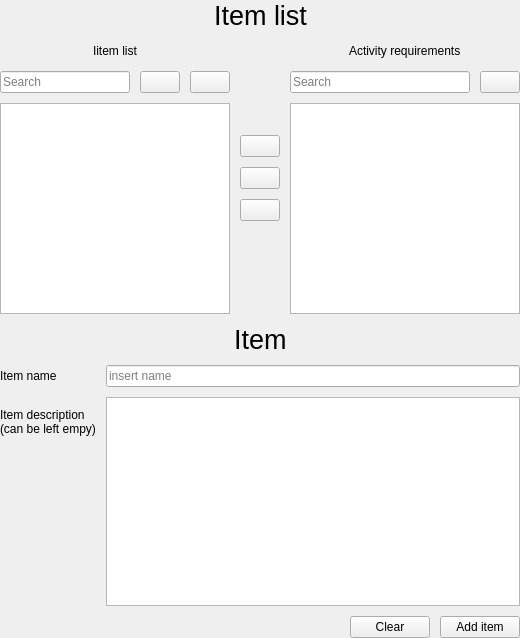
<?xml version="1.0" encoding="UTF-8"?>
<ui version="4.0">
 <class>MngItems</class>
 <widget class="QWidget" name="MngItems">
  <property name="geometry">
   <rect>
    <x>0</x>
    <y>0</y>
    <width>520</width>
    <height>638</height>
   </rect>
  </property>
  <property name="windowTitle">
   <string>Form</string>
  </property>
  <layout class="QVBoxLayout" name="verticalLayout_2">
   <property name="spacing">
    <number>0</number>
   </property>
   <property name="leftMargin">
    <number>0</number>
   </property>
   <property name="topMargin">
    <number>0</number>
   </property>
   <property name="rightMargin">
    <number>0</number>
   </property>
   <property name="bottomMargin">
    <number>0</number>
   </property>
   <item>
    <layout class="QVBoxLayout" name="verticalLayout_8">
     <property name="spacing">
      <number>10</number>
     </property>
     <item>
      <layout class="QVBoxLayout" name="verticalLayout_15">
       <item>
        <layout class="QHBoxLayout" name="horizontalLayout_21">
         <item>
          <spacer name="horizontalSpacer_18">
           <property name="orientation">
            <enum>Qt::Orientation::Horizontal</enum>
           </property>
           <property name="sizeHint" stdset="0">
            <size>
             <width>40</width>
             <height>20</height>
            </size>
           </property>
          </spacer>
         </item>
         <item>
          <widget class="QLabel" name="label_18">
           <property name="font">
            <font>
             <pointsize>20</pointsize>
            </font>
           </property>
           <property name="text">
            <string>Item list</string>
           </property>
          </widget>
         </item>
         <item>
          <spacer name="horizontalSpacer_19">
           <property name="orientation">
            <enum>Qt::Orientation::Horizontal</enum>
           </property>
           <property name="sizeHint" stdset="0">
            <size>
             <width>40</width>
             <height>20</height>
            </size>
           </property>
          </spacer>
         </item>
        </layout>
       </item>
       <item>
        <layout class="QHBoxLayout" name="horizontalLayout_15">
         <item>
          <layout class="QVBoxLayout" name="verticalLayout">
           <item>
            <layout class="QHBoxLayout" name="horizontalLayout_4">
             <item>
              <spacer name="horizontalSpacer_2">
               <property name="orientation">
                <enum>Qt::Orientation::Horizontal</enum>
               </property>
               <property name="sizeHint" stdset="0">
                <size>
                 <width>40</width>
                 <height>20</height>
                </size>
               </property>
              </spacer>
             </item>
             <item>
              <widget class="QLabel" name="label_3">
               <property name="text">
                <string>Iitem list</string>
               </property>
              </widget>
             </item>
             <item>
              <spacer name="horizontalSpacer">
               <property name="orientation">
                <enum>Qt::Orientation::Horizontal</enum>
               </property>
               <property name="sizeHint" stdset="0">
                <size>
                 <width>40</width>
                 <height>20</height>
                </size>
               </property>
              </spacer>
             </item>
            </layout>
           </item>
           <item>
            <layout class="QHBoxLayout" name="horizontalLayout_2">
             <item>
              <widget class="QLineEdit" name="search_item_entry">
               <property name="toolTip">
                <string>Search item list</string>
               </property>
               <property name="placeholderText">
                <string>Search</string>
               </property>
              </widget>
             </item>
             <item>
              <widget class="QPushButton" name="search_item_refresh">
               <property name="toolTip">
                <string>Reset search string</string>
               </property>
               <property name="text">
                <string/>
               </property>
               <property name="icon">
                <iconset theme="QIcon::ThemeIcon::ViewRefresh"/>
               </property>
              </widget>
             </item>
             <item>
              <widget class="QPushButton" name="delete_item_btn">
               <property name="toolTip">
                <string>Delete selected item</string>
               </property>
               <property name="text">
                <string/>
               </property>
               <property name="icon">
                <iconset theme="QIcon::ThemeIcon::EditDelete"/>
               </property>
              </widget>
             </item>
            </layout>
           </item>
           <item>
            <widget class="QListWidget" name="existing_item_list"/>
           </item>
          </layout>
         </item>
         <item>
          <layout class="QVBoxLayout" name="verticalLayout_5">
           <item>
            <spacer name="verticalSpacer">
             <property name="orientation">
              <enum>Qt::Orientation::Vertical</enum>
             </property>
             <property name="sizeHint" stdset="0">
              <size>
               <width>20</width>
               <height>40</height>
              </size>
             </property>
            </spacer>
           </item>
           <item>
            <layout class="QVBoxLayout" name="verticalLayout_4">
             <item>
              <widget class="QPushButton" name="add_item_btn">
               <property name="toolTip">
                <string>Add selected item as activity requirement</string>
               </property>
               <property name="text">
                <string/>
               </property>
               <property name="icon">
                <iconset theme="QIcon::ThemeIcon::ListAdd"/>
               </property>
              </widget>
             </item>
             <item>
              <widget class="QPushButton" name="remove_item_btn">
               <property name="toolTip">
                <string>Remove selected item as a requirement</string>
               </property>
               <property name="text">
                <string/>
               </property>
               <property name="icon">
                <iconset theme="QIcon::ThemeIcon::ListRemove"/>
               </property>
              </widget>
             </item>
             <item>
              <widget class="QPushButton" name="reset_item_list">
               <property name="toolTip">
                <string>Remove all items from activity requirements</string>
               </property>
               <property name="text">
                <string/>
               </property>
               <property name="icon">
                <iconset theme="QIcon::ThemeIcon::ViewRefresh"/>
               </property>
              </widget>
             </item>
            </layout>
           </item>
           <item>
            <spacer name="verticalSpacer_2">
             <property name="orientation">
              <enum>Qt::Orientation::Vertical</enum>
             </property>
             <property name="sizeHint" stdset="0">
              <size>
               <width>20</width>
               <height>40</height>
              </size>
             </property>
            </spacer>
           </item>
          </layout>
         </item>
         <item>
          <layout class="QVBoxLayout" name="verticalLayout_3">
           <item>
            <layout class="QHBoxLayout" name="horizontalLayout_3">
             <item>
              <spacer name="horizontalSpacer_3">
               <property name="orientation">
                <enum>Qt::Orientation::Horizontal</enum>
               </property>
               <property name="sizeHint" stdset="0">
                <size>
                 <width>40</width>
                 <height>20</height>
                </size>
               </property>
              </spacer>
             </item>
             <item>
              <widget class="QLabel" name="label_4">
               <property name="text">
                <string>Activity requirements</string>
               </property>
              </widget>
             </item>
             <item>
              <spacer name="horizontalSpacer_4">
               <property name="orientation">
                <enum>Qt::Orientation::Horizontal</enum>
               </property>
               <property name="sizeHint" stdset="0">
                <size>
                 <width>40</width>
                 <height>20</height>
                </size>
               </property>
              </spacer>
             </item>
            </layout>
           </item>
           <item>
            <layout class="QHBoxLayout" name="horizontalLayout_9">
             <item>
              <widget class="QLineEdit" name="search_req_entry">
               <property name="toolTip">
                <string>search activity requirements</string>
               </property>
               <property name="placeholderText">
                <string>Search</string>
               </property>
              </widget>
             </item>
             <item>
              <widget class="QPushButton" name="search_req_refresh">
               <property name="toolTip">
                <string>Reset activity search string</string>
               </property>
               <property name="text">
                <string/>
               </property>
               <property name="icon">
                <iconset theme="QIcon::ThemeIcon::ViewRefresh"/>
               </property>
              </widget>
             </item>
            </layout>
           </item>
           <item>
            <widget class="QListWidget" name="selected_item_list"/>
           </item>
          </layout>
         </item>
        </layout>
       </item>
      </layout>
     </item>
     <item>
      <layout class="QVBoxLayout" name="verticalLayout_16">
       <item>
        <layout class="QHBoxLayout" name="horizontalLayout_19">
         <item>
          <spacer name="horizontalSpacer_14">
           <property name="orientation">
            <enum>Qt::Orientation::Horizontal</enum>
           </property>
           <property name="sizeHint" stdset="0">
            <size>
             <width>40</width>
             <height>20</height>
            </size>
           </property>
          </spacer>
         </item>
         <item>
          <widget class="QLabel" name="item_lbl">
           <property name="font">
            <font>
             <pointsize>20</pointsize>
            </font>
           </property>
           <property name="text">
            <string>Item</string>
           </property>
          </widget>
         </item>
         <item>
          <spacer name="horizontalSpacer_15">
           <property name="orientation">
            <enum>Qt::Orientation::Horizontal</enum>
           </property>
           <property name="sizeHint" stdset="0">
            <size>
             <width>40</width>
             <height>20</height>
            </size>
           </property>
          </spacer>
         </item>
        </layout>
       </item>
       <item>
        <layout class="QFormLayout" name="formLayout_2">
         <item row="0" column="0">
          <widget class="QLabel" name="label_11">
           <property name="text">
            <string>Item name</string>
           </property>
          </widget>
         </item>
         <item row="0" column="1">
          <widget class="QLineEdit" name="item_name_entry">
           <property name="text">
            <string/>
           </property>
           <property name="placeholderText">
            <string>insert name</string>
           </property>
          </widget>
         </item>
         <item row="1" column="0">
          <widget class="QLabel" name="label_12">
           <property name="text">
            <string>Item description
(can be left empy)</string>
           </property>
          </widget>
         </item>
         <item row="1" column="1">
          <widget class="QTextEdit" name="item_desc_entry">
           <property name="html">
            <string>&lt;!DOCTYPE HTML PUBLIC &quot;-//W3C//DTD HTML 4.0//EN&quot; &quot;http://www.w3.org/TR/REC-html40/strict.dtd&quot;&gt;
&lt;html&gt;&lt;head&gt;&lt;meta name=&quot;qrichtext&quot; content=&quot;1&quot; /&gt;&lt;meta charset=&quot;utf-8&quot; /&gt;&lt;style type=&quot;text/css&quot;&gt;
p, li { white-space: pre-wrap; }
hr { height: 1px; border-width: 0; }
li.unchecked::marker { content: &quot;\2610&quot;; }
li.checked::marker { content: &quot;\2612&quot;; }
&lt;/style&gt;&lt;/head&gt;&lt;body style=&quot; font-family:'Ubuntu'; font-size:10pt; font-weight:400; font-style:normal;&quot;&gt;
&lt;p style=&quot;-qt-paragraph-type:empty; margin-top:0px; margin-bottom:0px; margin-left:0px; margin-right:0px; -qt-block-indent:0; text-indent:0px;&quot;&gt;&lt;br /&gt;&lt;/p&gt;&lt;/body&gt;&lt;/html&gt;</string>
           </property>
          </widget>
         </item>
        </layout>
       </item>
       <item>
        <layout class="QHBoxLayout" name="horizontalLayout_17">
         <item>
          <spacer name="horizontalSpacer_13">
           <property name="orientation">
            <enum>Qt::Orientation::Horizontal</enum>
           </property>
           <property name="sizeHint" stdset="0">
            <size>
             <width>40</width>
             <height>20</height>
            </size>
           </property>
          </spacer>
         </item>
         <item>
          <widget class="QPushButton" name="cancel_item_btn">
           <property name="toolTip">
            <string>Clear item creation fields</string>
           </property>
           <property name="text">
            <string>Clear</string>
           </property>
          </widget>
         </item>
         <item>
          <widget class="QPushButton" name="confirm_item_btn">
           <property name="toolTip">
            <string/>
           </property>
           <property name="text">
            <string>Add item</string>
           </property>
          </widget>
         </item>
        </layout>
       </item>
      </layout>
     </item>
    </layout>
   </item>
  </layout>
 </widget>
 <resources/>
 <connections/>
</ui>
